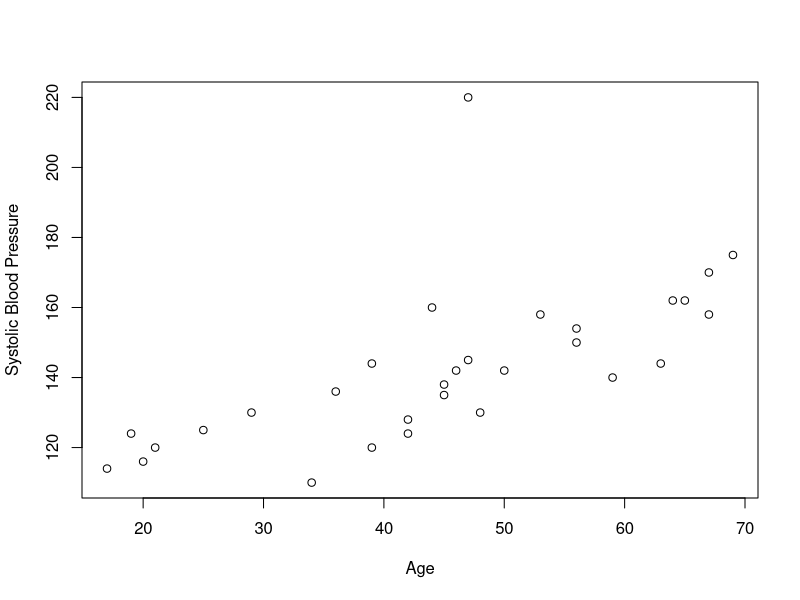

Recreate this plot in R.
#label===REGagesbp1
pdf("images/chapter_8/agesbp.pdf", width=6, height=4)
sbp <- read.table("Data/systolic.txt", header=T)
plot(sbp$AGE, sbp$SBP, xlab="Age", ylab="Systolic Blood Pressure")
dev.off()
#===end

## library("xtable")
## print(xtable(t(sbp)), scalebox=0.7)

#label===REGagesbp2
print(fitsbp <- lm(SBP ~ AGE, data=sbp))  # (@\wingding{1}@)
#===end
b <- round(as.numeric(fitsbp$coefficients), digits=4)
